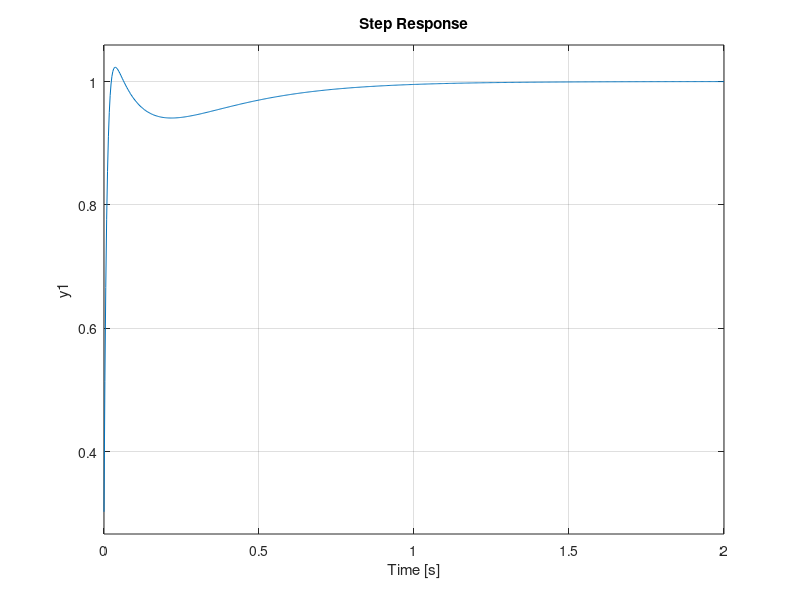

Source code (MATLAB):
s = tf('s');
Gs = (0.9789*s+391.4)/(s^2+6.023*(10^-14)*s+200.1) 


kp = 5.333;
ki = 16;
kd = 0.444;


Gc = kp+kd*s+ki/s;

TF = (kp+kd*s+ki/s)*Gs
figure
step(feedback(TF,1))
grid on